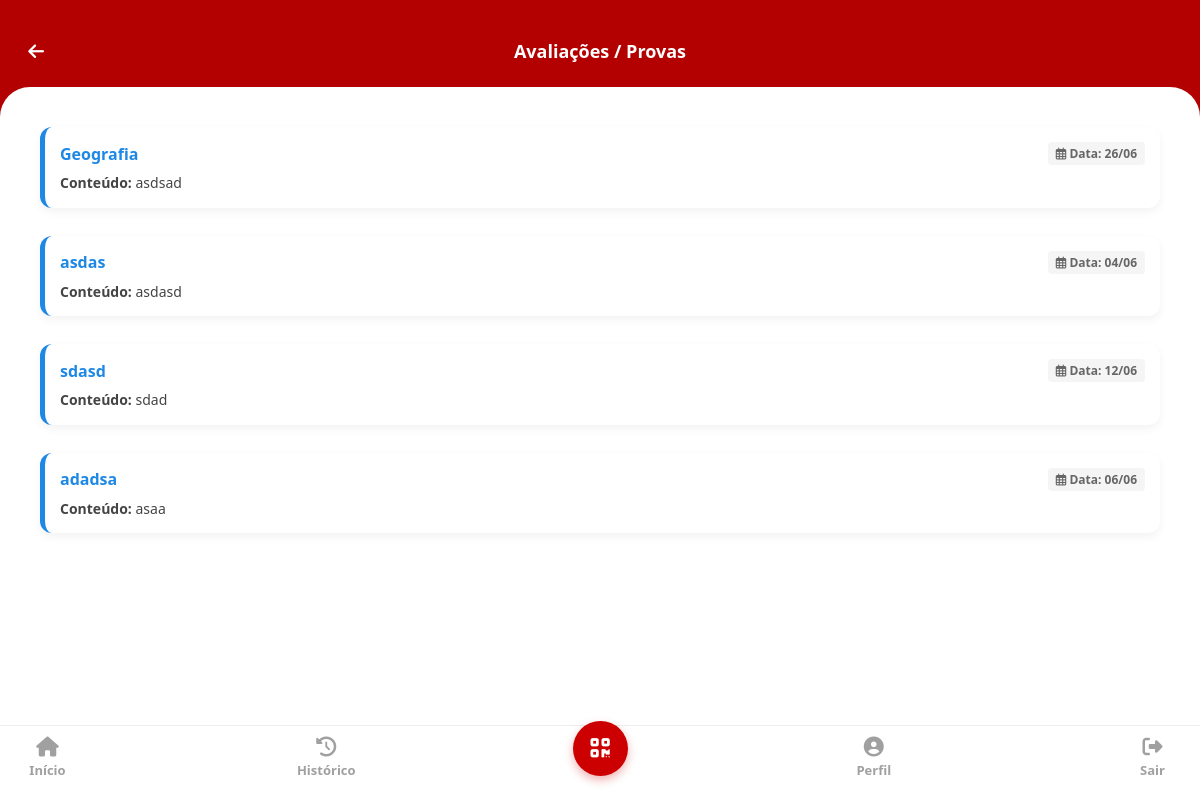
Page /avaliacoes on the committed database.
### app.py (models this page shows)
class Prova(db.Model):
    id = db.Column(db.Integer, primary_key=True)
    disciplina = db.Column(db.String(100), nullable=False)
    conteudo = db.Column(db.Text, nullable=False)
    data = db.Column(db.String(20), nullable=False)

### app.py (the view)
@app.route('/avaliacoes')
def avaliacoes():
    lista_provas = Prova.query.all()
    return render_template('avaliacoes.html', lista_provas=lista_provas)

### templates/avaliacoes.html (shortened to what this page needs)
<!DOCTYPE html>
<html lang="pt-BR">
<head>
    <link rel="stylesheet" href="../css/style.css">
    <link rel="stylesheet" href="https://cdnjs.cloudflare.com/ajax/libs/font-awesome/6.4.0/css/all.min.css">
</head>
<body>
    <div class="app-container">
        <header class="page-header">
            <a href="/dashboard" class="back-btn"><i class="fas fa-arrow-left"></i></a>
            <h2>Avaliações / Provas</h2>
        </header>
        <main class="page-content">
            <div class="avaliacoes-list" style="padding: 20px;">
                {% if not lista_provas %}
                    <div style="text-align: center; color: #999; padding: 40px 20px;">
                        <i class="fas fa-file-invoice" style="font-size: 48px; margin-bottom: 15px; color: #ccc;"></i>
                        <p>Nenhuma avaliação ou prova agendada para este bimestre.</p>
                    </div>
                {% else %}
                    {% for prova in lista_provas %}
                    <div class="prova-card" style="background: #fff; padding: 15px; border-radius: 12px; box-shadow: 0 4px 10px rgba(0,0,0,0.05); margin-bottom: 12px; border-left: 5px solid #1e88e5;">
                        <div style="display: flex; justify-content: space-between; margin-bottom: 8px; align-items: center;">
                            <span style="font-weight: bold; color: #1e88e5; font-size: 16px;">{{ prova.disciplina }}</span>
                            <span style="font-size: 12px; background: #f5f5f5; color: #666; padding: 3px 8px; border-radius: 4px; font-weight: bold;"><i class="far fa-calendar-alt"></i> Data: {{ prova.data }}</span>
                        </div>
                        <p style="margin: 0; color: #444; font-size: 14px; line-height: 1.4;"><strong>Conteúdo:</strong> {{ prova.conteudo }}</p>
                    </div>
                    {% endfor %}
                {% endif %}
            </div>
        </main>
        <nav class="bottom-nav">
            <a href="/dashboard" class="nav-item"><i class="fas fa-home"></i><span>Início</span></a>
            <a href="/entrada_saida_historico" class="nav-item"><i class="fas fa-history"></i><span>Histórico</span></a>
            <a href="/qrcode" class="nav-item scan-btn"><i class="fas fa-qrcode"></i></a>
            <a href="/perfil_responsavel" class="nav-item"><i class="fas fa-user-circle"></i><span>Perfil</span></a>
            <a href="/" class="nav-item"><i class="fas fa-sign-out-alt"></i><span>Sair</span></a>
        </nav>
    </div>
</body>
</html>

### css/style.css (style rules this page uses)
* { margin: 0; padding: 0; box-sizing: border-box; font-family: 'Segoe UI', -apple-system, BlinkMacSystemFont, Roboto, sans-serif; }
button, a, .tab-btn, .menu-item, .nav-item { -webkit-tap-highlight-color: transparent !important; outline: none !important; }
html, body { margin: 0; padding: 0; width: 100%; height: 100%; overflow: hidden; }
.app-container { width: 100%; height: 100%; display: flex; flex-direction: column; overflow: hidden; }
.page-header + .dash-content-card, .page-header + .page-content { border-top-left-radius: 28px !important; border-top-right-radius: 28px !important; margin-top: -25px !important; position: relative; z-index: 5; }
.page-header { background-color: #b30000 !important; color: white !important; padding-top: 35px !important; padding-bottom: 50px !important; display: flex !important; justify-content: space-between !important; align-items: center !important; position: relative !important; z-index: 1 !important; }
.page-header + .dash-content-card, .page-header + .page-content, .page-header + div { border-top-left-radius: 30px !important; border-top-right-radius: 30px !important; margin-top: -30px !important; background-color: #ffffff !important; position: relative !important; z-index: 10 !important; }
.bottom-nav { position: absolute; bottom: 0; left: 0; right: 0; width: 100%; height: 75px; background-color: #ffffff; border-top: 1px solid #eee; display: flex; justify-content: space-between; align-items: center; z-index: 10; padding: 0 15px 10px 15px; border-bottom-left-radius: 30px; border-bottom-right-radius: 30px; }
.nav-item { display: flex; flex-direction: column; align-items: center; justify-content: center; color: #a0a0a0; text-decoration: none; font-size: 13px; font-weight: 600; width: 65px; gap: 4px; }
.nav-item i { font-size: 20px; }
.bottom-nav .qr-button, .bottom-nav .center-btn, .bottom-nav a:nth-child(3) { flex: none !important; width: 55px !important; height: 55px !important; background-color: #cc0000 !important; border-radius: 50% !important; display: flex !important; align-items: center !important; justify-content: center !important; margin-top: -20px; box-shadow: 0 4px 10px rgba(204, 0, 0, 0.3); z-index: 12; }
.bottom-nav a:nth-child(3) i, .bottom-nav a:nth-child(3) img { color: #ffffff !important; font-size: 22px !important; }
.page-header { background-color: #b30000; color: white; padding: 20px; display: flex; justify-content: space-between; align-items: center; }
.back-btn { color: white; font-size: 18px; text-decoration: none; width: 32px; height: 32px; display: flex; justify-content: center; align-items: center; }
.page-header h2 { font-size: 18px; font-weight: 600; }
.page-content { flex: 1; padding: 20px; padding-bottom: 95px; }
.avaliacoes-list { display: flex; flex-direction: column; gap: 16px; }

### rows in the picture
Prova: disciplina "Geografia", data "26/06", conteudo "asdsad"
Prova: disciplina "asdas", data "04/06", conteudo "asdasd"
Prova: disciplina "sdasd", data "12/06", conteudo "sdad"
Prova: disciplina "adadsa", data "06/06", conteudo "asaa"
